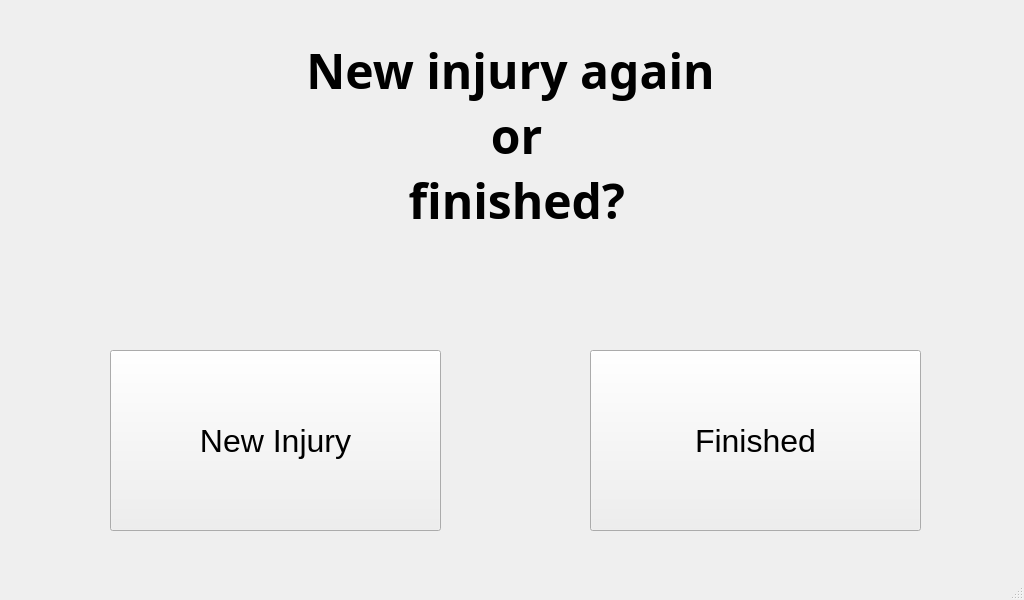
<?xml version="1.0" encoding="UTF-8"?>
<ui version="4.0">
 <class>MainWindow</class>
 <widget class="QMainWindow" name="MainWindow">
  <property name="geometry">
   <rect>
    <x>0</x>
    <y>0</y>
    <width>1024</width>
    <height>600</height>
   </rect>
  </property>
  <property name="minimumSize">
   <size>
    <width>1024</width>
    <height>600</height>
   </size>
  </property>
  <property name="maximumSize">
   <size>
    <width>1024</width>
    <height>600</height>
   </size>
  </property>
  <property name="windowTitle">
   <string>Confirmation Procedure</string>
  </property>
  <widget class="QWidget" name="centralwidget">
   <widget class="QLabel" name="TITLE">
    <property name="geometry">
     <rect>
      <x>0</x>
      <y>40</y>
      <width>1021</width>
      <height>191</height>
     </rect>
    </property>
    <property name="font">
     <font>
      <family>Unispace</family>
      <pointsize>36</pointsize>
      <weight>75</weight>
      <bold>true</bold>
     </font>
    </property>
    <property name="text">
     <string>New injury again 
 or 
 finished?</string>
    </property>
    <property name="alignment">
     <set>Qt::AlignCenter</set>
    </property>
   </widget>
   <widget class="QPushButton" name="new_injury_button">
    <property name="geometry">
     <rect>
      <x>110</x>
      <y>350</y>
      <width>331</width>
      <height>181</height>
     </rect>
    </property>
    <property name="font">
     <font>
      <pointsize>24</pointsize>
     </font>
    </property>
    <property name="text">
     <string>New Injury</string>
    </property>
   </widget>
   <widget class="QPushButton" name="finish_procedure">
    <property name="geometry">
     <rect>
      <x>590</x>
      <y>350</y>
      <width>331</width>
      <height>181</height>
     </rect>
    </property>
    <property name="font">
     <font>
      <pointsize>24</pointsize>
     </font>
    </property>
    <property name="text">
     <string>Finished</string>
    </property>
   </widget>
  </widget>
  <widget class="QStatusBar" name="statusbar"/>
 </widget>
 <resources/>
 <connections/>
</ui>
